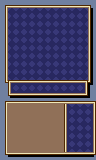

The image is a tile-based game level rendered from a .tmx file. Its description and complete source (layers, tilesets, objects, tile grids) follow:
An orthogonal 12x20 tile map with 8x8 px tiles, 1 tile layer (Tile Layer 1), 2 tilesets.

<map version="1.2" tiledversion="1.2.4" orientation="orthogonal" renderorder="right-down" width="12" height="20" tilewidth="8" tileheight="8" infinite="0" nextlayerid="7" nextobjectid="1">
 <tileset firstgid="1" name="JPHackMenuTiles" tilewidth="8" tileheight="8" tilecount="128" columns="16">
  <image source="JPHackMenuTiles.png" width="128" height="64" />
 </tileset>
 <tileset firstgid="129" name="JPHackMenuTiles" tilewidth="8" tileheight="8" tilecount="128" columns="16">
  <image source="JPHackMenuTiles.png" width="128" height="64" />
 </tileset>
 <layer id="6" name="Tile Layer 1" width="12" height="20">
  <data encoding="csv">
4,3,3,3,3,3,3,3,3,3,3,2147483652,
37,2,2,2,2,2,2,2,2,2,2,20,
37,2,2,2,2,2,2,2,2,2,2,20,
37,2,2,2,2,2,2,2,2,2,2,20,
37,2,2,2,2,2,2,2,2,2,2,20,
37,2,2,2,2,2,2,2,2,2,2,20,
37,2,2,2,2,2,2,2,2,2,2,20,
37,2,2,2,2,2,2,2,2,2,2,20,
37,2,2,2,2,2,2,2,2,2,2,20,
37,2,2,2,2,2,2,2,2,2,2,20,
1073741828,40,38,38,38,38,38,38,38,38,2684354600,116,
1,1073741864,1073741862,1073741862,1073741862,1073741862,1073741862,1073741862,1073741862,1073741862,3758096424,117,
4,95,96,96,96,96,96,96,96,96,96,118,
37,47,47,47,47,47,47,47,39,2,2,3221225511,
37,47,47,47,47,47,47,47,39,2,2,3221225511,
37,47,47,47,47,47,47,47,39,2,2,3221225511,
37,47,47,47,47,47,47,47,39,2,2,3221225511,
37,47,47,47,47,47,47,47,39,2,2,3221225511,
37,47,47,47,47,47,47,47,39,2,2,3221225511,
1073741828,24,24,24,24,24,24,24,24,24,24,2147483729
</data>
 </layer>
</map>
